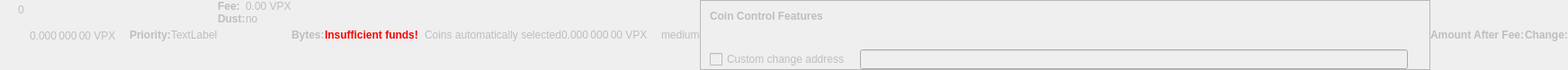
    <widget class="QWidget" name="dummyHideWidget" native="true">
     <property name="enabled">
      <bool>false</bool>
     </property>
     <property name="maximumSize">
      <size>
       <width>100</width>
       <height>16</height>
      </size>
     </property>
     <layout class="QHBoxLayout" name="dummyHideLayout">
      <property name="spacing">
       <number>0</number>
      </property>
      <property name="leftMargin">
       <number>0</number>
      </property>
      <property name="topMargin">
       <number>0</number>
      </property>
      <property name="rightMargin">
       <number>0</number>
      </property>
      <property name="bottomMargin">
       <number>0</number>
      </property>
      <item>
       <layout class="QFormLayout" name="formLayoutCoinControl1">
        <property name="horizontalSpacing">
         <number>10</number>
        </property>
        <property name="verticalSpacing">
         <number>14</number>
        </property>
        <property name="leftMargin">
         <number>10</number>
        </property>
        <property name="topMargin">
         <number>4</number>
        </property>
        <property name="rightMargin">
         <number>6</number>
        </property>
        <item row="0" column="1">
         <widget class="QLabel" name="labelCoinControlBytes">
          <property name="cursor">
           <cursorShape>IBeamCursor</cursorShape>
          </property>
          <property name="contextMenuPolicy">
           <enum>Qt::ActionsContextMenu</enum>
          </property>
          <property name="text">
           <string notr="true">0</string>
          </property>
          <property name="textInteractionFlags">
           <set>Qt::LinksAccessibleByMouse|Qt::TextSelectableByKeyboard|Qt::TextSelectableByMouse</set>
          </property>
         </widget>
        </item>
       </layout>
      </item>
      <item>
       <widget class="QLabel" name="labelCoinControlAfterFee">
        <property name="enabled">
         <bool>false</bool>
        </property>
        <property name="sizePolicy">
         <sizepolicy hsizetype="Fixed" vsizetype="Fixed">
          <horstretch>0</horstretch>
          <verstretch>0</verstretch>
         </sizepolicy>
        </property>
        <property name="minimumSize">
         <size>
          <width>111</width>
          <height>12</height>
         </size>
        </property>
        <property name="maximumSize">
         <size>
          <width>111</width>
          <height>12</height>
         </size>
        </property>
        <property name="cursor">
         <cursorShape>IBeamCursor</cursorShape>
        </property>
        <property name="contextMenuPolicy">
         <enum>Qt::ActionsContextMenu</enum>
        </property>
        <property name="text">
         <string notr="true">0.000 000 00 VPX</string>
        </property>
        <property name="textInteractionFlags">
         <set>Qt::LinksAccessibleByMouse|Qt::TextSelectableByKeyboard|Qt::TextSelectableByMouse</set>
        </property>
       </widget>
      </item>
      <item>
       <widget class="QLabel" name="labelCoinControlPriorityText">
        <property name="enabled">
         <bool>false</bool>
        </property>
        <property name="font">
         <font>
          <weight>75</weight>
          <bold>true</bold>
         </font>
        </property>
        <property name="text">
         <string>Priority:</string>
        </property>
       </widget>
      </item>
      <item>
       <layout class="QHBoxLayout" name="horizontalLayout">
        <item>
         <widget class="QLabel" name="WarningLabel">
          <property name="text">
           <string>TextLabel</string>
          </property>
         </widget>
        </item>
       </layout>
      </item>
      <item>
       <layout class="QFormLayout" name="formLayoutCoinControl3">
        <property name="horizontalSpacing">
         <number>0</number>
        </property>
        <property name="verticalSpacing">
         <number>0</number>
        </property>
        <property name="leftMargin">
         <number>0</number>
        </property>
        <property name="topMargin">
         <number>0</number>
        </property>
        <property name="rightMargin">
         <number>0</number>
        </property>
        <item row="0" column="0">
         <widget class="QLabel" name="labelCoinControlFeeText">
          <property name="enabled">
           <bool>false</bool>
          </property>
          <property name="font">
           <font>
            <weight>75</weight>
            <bold>true</bold>
           </font>
          </property>
          <property name="text">
           <string>Fee:</string>
          </property>
          <property name="margin">
           <number>0</number>
          </property>
         </widget>
        </item>
        <item row="0" column="1">
         <widget class="QLabel" name="labelCoinControlFee">
          <property name="enabled">
           <bool>false</bool>
          </property>
          <property name="cursor">
           <cursorShape>IBeamCursor</cursorShape>
          </property>
          <property name="contextMenuPolicy">
           <enum>Qt::ActionsContextMenu</enum>
          </property>
          <property name="text">
           <string notr="true">0.00 VPX</string>
          </property>
          <property name="textInteractionFlags">
           <set>Qt::LinksAccessibleByMouse|Qt::TextSelectableByKeyboard|Qt::TextSelectableByMouse</set>
          </property>
         </widget>
        </item>
        <item row="1" column="0">
         <widget class="QLabel" name="labelCoinControlLowOutputText">
          <property name="enabled">
           <bool>false</bool>
          </property>
          <property name="font">
           <font>
            <weight>75</weight>
            <bold>true</bold>
           </font>
          </property>
          <property name="text">
           <string>Dust:</string>
          </property>
         </widget>
        </item>
        <item row="1" column="1">
         <widget class="QLabel" name="labelCoinControlLowOutput">
          <property name="enabled">
           <bool>false</bool>
          </property>
          <property name="cursor">
           <cursorShape>IBeamCursor</cursorShape>
          </property>
          <property name="contextMenuPolicy">
           <enum>Qt::ActionsContextMenu</enum>
          </property>
          <property name="text">
           <string>no</string>
          </property>
          <property name="textInteractionFlags">
           <set>Qt::LinksAccessibleByMouse|Qt::TextSelectableByKeyboard|Qt::TextSelectableByMouse</set>
          </property>
         </widget>
        </item>
       </layout>
      </item>
      <item>
       <widget class="QLabel" name="labelCoinControlBytesText">
        <property name="enabled">
         <bool>false</bool>
        </property>
        <property name="font">
         <font>
          <weight>75</weight>
          <bold>true</bold>
         </font>
        </property>
        <property name="text">
         <string>Bytes:</string>
        </property>
       </widget>
      </item>
      <item>
       <layout class="QFormLayout" name="formLayoutCoinControl2">
        <property name="horizontalSpacing">
         <number>0</number>
        </property>
        <property name="verticalSpacing">
         <number>0</number>
        </property>
        <property name="leftMargin">
         <number>0</number>
        </property>
        <property name="topMargin">
         <number>0</number>
        </property>
        <property name="rightMargin">
         <number>0</number>
        </property>
       </layout>
      </item>
      <item>
       <layout class="QHBoxLayout" name="horizontalLayoutCoinControl2">
        <property name="spacing">
         <number>0</number>
        </property>
        <property name="bottomMargin">
         <number>0</number>
        </property>
       </layout>
      </item>
      <item>
       <widget class="QLabel" name="labelCoinControlInsuffFunds">
        <property name="enabled">
         <bool>false</bool>
        </property>
        <property name="minimumSize">
         <size>
          <width>0</width>
          <height>0</height>
         </size>
        </property>
        <property name="font">
         <font>
          <weight>75</weight>
          <bold>true</bold>
         </font>
        </property>
        <property name="styleSheet">
         <string notr="true">color:red;font-weight:bold;</string>
        </property>
        <property name="text">
         <string>Insufficient funds!</string>
        </property>
        <property name="margin">
         <number>5</number>
        </property>
       </widget>
      </item>
      <item>
       <layout class="QFormLayout" name="formLayoutCoinControl4">
        <property name="horizontalSpacing">
         <number>0</number>
        </property>
        <property name="verticalSpacing">
         <number>0</number>
        </property>
        <property name="leftMargin">
         <number>0</number>
        </property>
        <property name="topMargin">
         <number>0</number>
        </property>
        <property name="rightMargin">
         <number>0</number>
        </property>
       </layout>
      </item>
      <item>
       <widget class="QLabel" name="labelCoinControlChangeLabel">
        <property name="enabled">
         <bool>false</bool>
        </property>
        <property name="sizePolicy">
         <sizepolicy hsizetype="Preferred" vsizetype="Expanding">
          <horstretch>0</horstretch>
          <verstretch>0</verstretch>
         </sizepolicy>
        </property>
        <property name="minimumSize">
         <size>
          <width>0</width>
          <height>0</height>
         </size>
        </property>
        <property name="text">
         <string/>
        </property>
        <property name="margin">
         <number>3</number>
        </property>
       </widget>
      </item>
      <item>
       <widget class="QLabel" name="labelCoinControlAutomaticallySelected">
        <property name="enabled">
         <bool>false</bool>
        </property>
        <property name="sizePolicy">
         <sizepolicy hsizetype="Fixed" vsizetype="Fixed">
          <horstretch>0</horstretch>
          <verstretch>0</verstretch>
         </sizepolicy>
        </property>
        <property name="minimumSize">
         <size>
          <width>0</width>
          <height>0</height>
         </size>
        </property>
        <property name="maximumSize">
         <size>
          <width>240</width>
          <height>16777215</height>
         </size>
        </property>
        <property name="text">
         <string>Coins automatically selected</string>
        </property>
        <property name="margin">
         <number>5</number>
        </property>
       </widget>
      </item>
      <item>
       <widget class="QLabel" name="labelCoinControlChange">
        <property name="enabled">
         <bool>false</bool>
        </property>
        <property name="sizePolicy">
         <sizepolicy hsizetype="Fixed" vsizetype="Fixed">
          <horstretch>0</horstretch>
          <verstretch>0</verstretch>
         </sizepolicy>
        </property>
        <property name="minimumSize">
         <size>
          <width>111</width>
          <height>0</height>
         </size>
        </property>
        <property name="maximumSize">
         <size>
          <width>111</width>
          <height>16777215</height>
         </size>
        </property>
        <property name="cursor">
         <cursorShape>IBeamCursor</cursorShape>
        </property>
        <property name="contextMenuPolicy">
         <enum>Qt::ActionsContextMenu</enum>
        </property>
        <property name="text">
         <string notr="true">0.000 000 00 VPX</string>
        </property>
        <property name="textInteractionFlags">
         <set>Qt::LinksAccessibleByMouse|Qt::TextSelectableByKeyboard|Qt::TextSelectableByMouse</set>
        </property>
       </widget>
      </item>
      <item>
       <widget class="QLabel" name="labelCoinControlPriority">
        <property name="enabled">
         <bool>false</bool>
        </property>
        <property name="cursor">
         <cursorShape>IBeamCursor</cursorShape>
        </property>
        <property name="contextMenuPolicy">
         <enum>Qt::ActionsContextMenu</enum>
        </property>
        <property name="text">
         <string>medium</string>
        </property>
        <property name="textInteractionFlags">
         <set>Qt::LinksAccessibleByMouse|Qt::TextSelectableByKeyboard|Qt::TextSelectableByMouse</set>
        </property>
       </widget>
      </item>
      <item>
       <widget class="QFrame" name="frameCoinControl">
        <property name="sizePolicy">
         <sizepolicy hsizetype="Expanding" vsizetype="Expanding">
          <horstretch>0</horstretch>
          <verstretch>0</verstretch>
         </sizepolicy>
        </property>
        <property name="maximumSize">
         <size>
          <width>16777215</width>
          <height>16777215</height>
         </size>
        </property>
        <property name="frameShape">
         <enum>QFrame::StyledPanel</enum>
        </property>
        <property name="frameShadow">
         <enum>QFrame::Sunken</enum>
        </property>
        <layout class="QVBoxLayout" name="verticalLayoutCoinControl2_2">
         <property name="spacing">
          <number>0</number>
         </property>
         <property name="leftMargin">
          <number>0</number>
         </property>
         <property name="topMargin">
          <number>0</number>
         </property>
         <property name="rightMargin">
          <number>0</number>
         </property>
         <property name="bottomMargin">
          <number>0</number>
         </property>
         <item>
          <layout class="QVBoxLayout" name="verticalLayoutCoinControl" stretch="0,0,0,1">
           <property name="spacing">
            <number>0</number>
           </property>
           <property name="leftMargin">
            <number>10</number>
           </property>
           <property name="topMargin">
            <number>10</number>
           </property>
           <item>
            <layout class="QHBoxLayout" name="horizontalLayoutCoinControl1">
             <property name="bottomMargin">
              <number>15</number>
             </property>
             <item>
              <widget class="QLabel" name="labelCoinControlFeatures">
               <property name="enabled">
                <bool>false</bool>
               </property>
               <property name="sizePolicy">
                <sizepolicy hsizetype="Preferred" vsizetype="Maximum">
                 <horstretch>0</horstretch>
                 <verstretch>0</verstretch>
                </sizepolicy>
               </property>
               <property name="font">
                <font>
                 <weight>75</weight>
                 <bold>true</bold>
                </font>
               </property>
               <property name="styleSheet">
                <string notr="true">font-weight:bold;</string>
               </property>
               <property name="text">
                <string>Coin Control Features</string>
               </property>
              </widget>
             </item>
            </layout>
           </item>
           <item>
            <widget class="QWidget" name="widgetCoinControl" native="true">
             <property name="sizePolicy">
              <sizepolicy hsizetype="Preferred" vsizetype="Preferred">
               <horstretch>0</horstretch>
               <verstretch>0</verstretch>
              </sizepolicy>
             </property>
             <property name="minimumSize">
              <size>
               <width>0</width>
               <height>0</height>
              </size>
             </property>
             <property name="styleSheet">
              <string notr="true"/>
             </property>
             <layout class="QHBoxLayout" name="horizontalLayoutCoinControl5_2">
              <property name="leftMargin">
               <number>0</number>
              </property>
              <property name="topMargin">
               <number>0</number>
              </property>
              <property name="rightMargin">
               <number>0</number>
              </property>
              <property name="bottomMargin">
               <number>0</number>
              </property>
              <item>
               <layout class="QHBoxLayout" name="horizontalLayoutCoinControl3">
                <property name="spacing">
                 <number>20</number>
                </property>
                <property name="topMargin">
                 <number>0</number>
                </property>
                <property name="bottomMargin">
                 <number>10</number>
                </property>
               </layout>
              </item>
             </layout>
            </widget>
           </item>
           <item>
            <layout class="QHBoxLayout" name="horizontalLayoutCoinControl4" stretch="0,0,0">
             <property name="spacing">
              <number>12</number>
             </property>
             <property name="sizeConstraint">
              <enum>QLayout::SetDefaultConstraint</enum>
             </property>
             <property name="topMargin">
              <number>5</number>
             </property>
             <property name="rightMargin">
              <number>5</number>
             </property>
             <item>
              <widget class="QCheckBox" name="checkBoxCoinControlChange">
               <property name="enabled">
                <bool>false</bool>
               </property>
               <property name="toolTip">
                <string>If this is activated, but the change address is empty or invalid, change will be sent to a newly generated address.</string>
               </property>
               <property name="text">
                <string>Custom change address</string>
               </property>
              </widget>
             </item>
             <item>
              <widget class="QValidatedLineEdit" name="lineEditCoinControlChange">
               <property name="enabled">
                <bool>false</bool>
               </property>
               <property name="sizePolicy">
                <sizepolicy hsizetype="Expanding" vsizetype="Fixed">
                 <horstretch>0</horstretch>
                 <verstretch>0</verstretch>
                </sizepolicy>
               </property>
              </widget>
             </item>
             <item>
              <widget class="QLabel" name="labelCoinControlChangeLabel_2">
               <property name="sizePolicy">
                <sizepolicy hsizetype="Preferred" vsizetype="Expanding">
                 <horstretch>0</horstretch>
                 <verstretch>0</verstretch>
                </sizepolicy>
               </property>
               <property name="minimumSize">
                <size>
                 <width>0</width>
                 <height>0</height>
                </size>
               </property>
               <property name="text">
                <string/>
               </property>
               <property name="margin">
                <number>3</number>
               </property>
              </widget>
             </item>
            </layout>
           </item>
           <item>
            <spacer name="verticalSpacerCoinControl">
             <property name="orientation">
              <enum>Qt::Vertical</enum>
             </property>
             <property name="sizeHint" stdset="0">
              <size>
               <width>800</width>
               <height>1</height>
              </size>
             </property>
            </spacer>
           </item>
          </layout>
         </item>
        </layout>
       </widget>
      </item>
      <item>
       <widget class="QLabel" name="labelCoinControlAfterFeeText">
        <property name="enabled">
         <bool>false</bool>
        </property>
        <property name="minimumSize">
         <size>
          <width>0</width>
          <height>0</height>
         </size>
        </property>
        <property name="maximumSize">
         <size>
          <width>16777215</width>
          <height>16777215</height>
         </size>
        </property>
        <property name="font">
         <font>
          <weight>75</weight>
          <bold>true</bold>
         </font>
        </property>
        <property name="text">
         <string>Amount After Fee:</string>
        </property>
        <property name="alignment">
         <set>Qt::AlignLeading|Qt::AlignLeft|Qt::AlignVCenter</set>
        </property>
        <property name="margin">
         <number>0</number>
        </property>
       </widget>
      </item>
      <item>
       <widget class="QLabel" name="labelCoinControlChangeText">
        <property name="enabled">
         <bool>false</bool>
        </property>
        <property name="sizePolicy">
         <sizepolicy hsizetype="Preferred" vsizetype="Preferred">
          <horstretch>0</horstretch>
          <verstretch>0</verstretch>
         </sizepolicy>
        </property>
        <property name="minimumSize">
         <size>
          <width>0</width>
          <height>0</height>
         </size>
        </property>
        <property name="maximumSize">
         <size>
          <width>16777215</width>
          <height>16777215</height>
         </size>
        </property>
        <property name="font">
         <font>
          <weight>75</weight>
          <bold>true</bold>
         </font>
        </property>
        <property name="text">
         <string>Change:</string>
        </property>
        <property name="alignment">
         <set>Qt::AlignLeading|Qt::AlignLeft|Qt::AlignVCenter</set>
        </property>
       </widget>
      </item>
     </layout>
    </widget>
